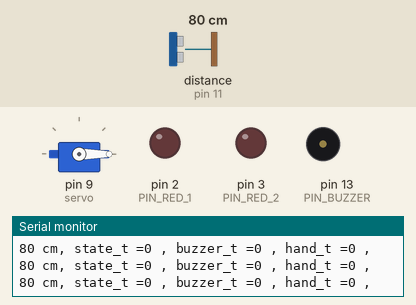
Bench run of a sketch on a simulated Arduino Uno, built with avr-gcc and run on an emulated ATmega328P. Shown: servo, output pins drawn as LEDs (lit = HIGH), buzzer (waves = sounding, pin HIGH), the last lines printed to the serial monitor. Wiring (inferred from the names in the program): ultrasonic range finder: trigger pin 12; echo pin 11. The test bench sets the inputs (shaded band); at power-on: distance to the obstacle (sensor on pin 11) 80 cm. The echo pulse lasts 58.3 µs per cm; random numbers use the default seed unless the sketch sets one; pins used as bus, display or sensor lines are not drawn.

Above: at 1.2 s.
1.3 s: distance to the obstacle (sensor on pin 11) set to 57 cm
4.3 s: distance to the obstacle (sensor on pin 11) set to 49 cm
At 4.6 s:
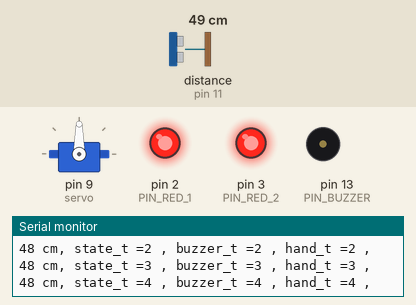
At 5.03 s:
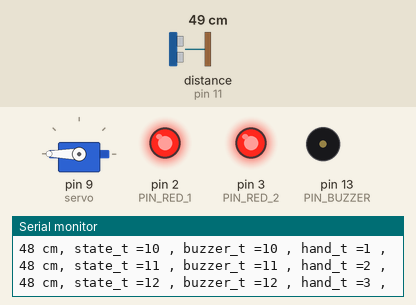
Timing chart, 0 to 13.3 s (numbered marks = the images above; inputs shaded):
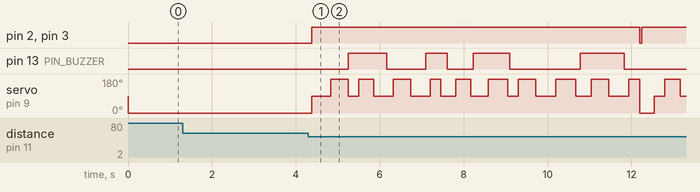

Measured:
- the behaviour switches between 52 and 51 cm on distance to the obstacle (sensor on pin 11) (found by bisection; images 0 and 1)
- after the input at 4.3 s, pin 2 (PIN_RED_1), pin 3 (PIN_RED_2): LOW → HIGH after 0.08 s, → LOW 7.8 s later, → HIGH 0.05 s later

The sketch:

robot.ino
```cpp
/* Includes */
#include <Servo.h>

/* Defines */
#define PIN_ULTRASONIC_TRIG 12
#define PIN_ULTRASONIC_ECHO 11
#define PIN_BUZZER          13
#define PIN_RED_1           2
#define PIN_RED_2           3
#define DISTANCE_TRIG       50
#define STATE_HOLD_TIME     150

/* Globals */
Servo servo;
int mode = 0; /* 0 = IDLE_MODE, 1 = SWEAR_MODE */
int state_timer = 0;
long timestamp_buzzer = 0;
long timestamp_hand = 0;
long buzzer_timer = 0;
long hand_timer = 0;
boolean buzzer_value = false;
boolean hand_value = false;

/* Callback function to measure distance from Ultrasonic sensor */
int measureDistance()
{
  long time1;

  /* Please note that the delays are essential and not possible to avoid */
  digitalWrite(PIN_ULTRASONIC_TRIG, LOW);
  delayMicroseconds(2);
  digitalWrite(PIN_ULTRASONIC_TRIG, HIGH);
  delayMicroseconds(10);
  digitalWrite(PIN_ULTRASONIC_TRIG, LOW);

  time1 = pulseIn(PIN_ULTRASONIC_ECHO, HIGH);
  return time1 / 58;
}

void setup()
{
  /* Serial */
  Serial.begin(9600);

  /* PINS init */
  pinMode(PIN_ULTRASONIC_TRIG, OUTPUT);
  pinMode(PIN_ULTRASONIC_ECHO, INPUT);
  pinMode(PIN_BUZZER, OUTPUT);
  pinMode(PIN_RED_1, OUTPUT);
  pinMode(PIN_RED_2, OUTPUT);
  servo.attach(9);
}

void loop()
{
  int distance;

  /* Distance measurement */
  distance = measureDistance();
  Serial.print(distance);
  Serial.print(" cm, state_t =");
  Serial.print(state_timer);
  Serial.print(" , buzzer_t =");
  Serial.print(buzzer_timer);
  Serial.print(" , hand_t =");
  Serial.print(hand_timer);
  Serial.print(" ,");
  Serial.println(" ");

  /* Logic states */
  if (((0 == mode) && (distance > DISTANCE_TRIG)) ||
      ((1 == mode) && (state_timer > STATE_HOLD_TIME)))
  {
    mode = 0;
    state_timer = 0;
    buzzer_timer = 0;
    hand_timer = 0;
  }
  else
  {
    mode = 1;
    state_timer += 1;
  }

  /* Handle IDLE */
  if (0 == mode)
  {
    digitalWrite(PIN_BUZZER, LOW);
    digitalWrite(PIN_RED_1, LOW);
    digitalWrite(PIN_RED_2, LOW);
    servo.write(0);
  }

  /* Handle SWEAR_MODE */
  if (1 == mode)
  {
    /* Control swearing buzzer */
    if (buzzer_timer >= timestamp_buzzer)
    {
      timestamp_buzzer = random(10, 40);
      buzzer_timer = 0;

      /* Once swear and once silent */
      if (false == buzzer_value)
      {
        buzzer_value = true;
        digitalWrite(PIN_BUZZER, LOW);
      }
      else
      {
        buzzer_value = false;
        digitalWrite(PIN_BUZZER, HIGH);
      }
    }

    /* Control hand movement */
    if (hand_timer >= timestamp_hand)
    {
      timestamp_hand = random(5, 10);
      hand_timer = 0;

      /* Wave hand */
      if (false == hand_value)
      {
        hand_value = true;
        servo.write(90); /* different value to produce jerky movement */
      }
      else
      {
        hand_value = false;
        servo.write(180); /* different value to produce jerky movement */
      }
    }

    /* Always light up the eyes of the robot */
    digitalWrite(PIN_RED_1, HIGH);
    digitalWrite(PIN_RED_2, HIGH);

    /* update timers */
    buzzer_timer += 1;
    hand_timer += 1;
  }
}
```
